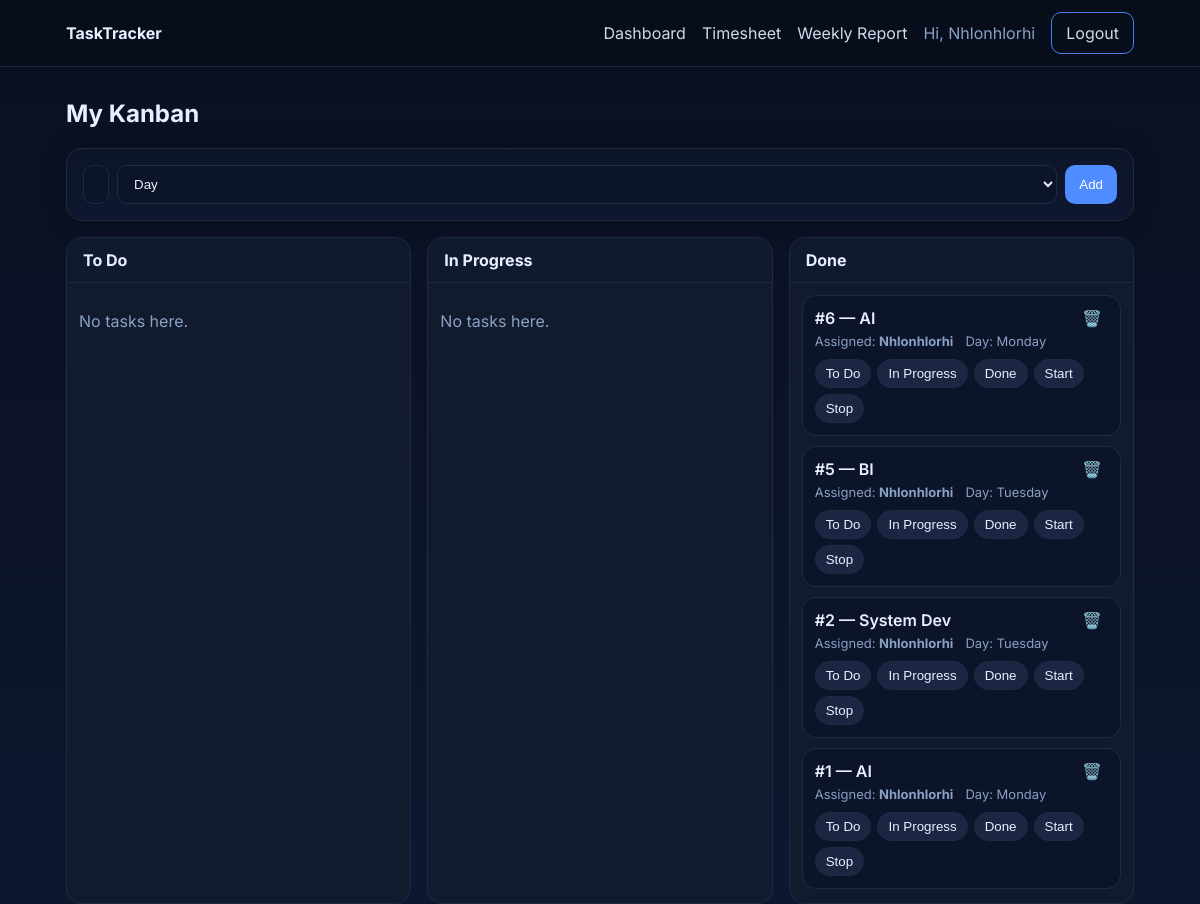
The app's page /dashboard (signed in) with its own data.
### tables this page shows
CREATE TABLE users(
        id INTEGER PRIMARY KEY AUTOINCREMENT,
        username TEXT UNIQUE NOT NULL,
        full_name TEXT,
        email TEXT UNIQUE,
        password_hash TEXT NOT NULL,
        created_at TEXT NOT NULL DEFAULT (DATETIME('now'))
    );

CREATE TABLE tasks(
        id INTEGER PRIMARY KEY AUTOINCREMENT,
        title TEXT NOT NULL,
        description TEXT,
        priority TEXT NOT NULL DEFAULT 'medium',
        estimated_duration REAL,
        day TEXT NOT NULL,
        status TEXT NOT NULL DEFAULT 'todo',
        user_id INTEGER NOT NULL,
        created_at TEXT NOT NULL DEFAULT (DATETIME('now')),
        updated_at TEXT NOT NULL DEFAULT (DATETIME('now')),
        FOREIGN KEY (user_id) REFERENCES users(id)
    );

### backend/app.py (the view)
@app.route("/dashboard")
def dashboard():
    user = current_user()
    if not user:
        return redirect(url_for("login"))
    conn = get_conn()
    users = conn.execute("SELECT id, username, full_name FROM users").fetchall()
    tasks = get_tasks(user["id"])
    start, end = week_bounds()
    entries = conn.execute("""
    SELECT te.*, t.title, u.full_name
      FROM time_entries te
      JOIN tasks t ON t.id = te.task_id
      JOIN users u ON u.id = te.user_id
     WHERE te.work_date BETWEEN ? AND ?
     ORDER BY te.work_date, te.start_time
    """, (start.strftime("%Y-%m-%d"), end.strftime("%Y-%m-%d"))).fetchall()
    days = [(start + timedelta(days=i)).strftime("%Y-%m-%d") for i in range(7)]
    day_names = [(start + timedelta(days=i)).strftime("%a<br>%d") for i in range(7)]
    timesheet_data = {}
    for user_row in users:
        uid = user_row["id"]
        full_name = user_row["full_name"] or ""
        initials = "".join([n[0] for n in full_name.split()][:2]).upper() if full_name else ""
        timesheet_data[uid] = {"full_name": full_name, "initials": initials, "days": {d: 0 for d in days}}
    for entry in entries:
        uid = entry["user_id"]
        wdate = entry["work_date"]
        hours = round((entry["duration_minutes"] or 0) / 60, 1)
        if uid in timesheet_data and wdate in timesheet_data[uid]["days"]:
            timesheet_data[uid]["days"][wdate] += hours
    conn.close()
    return render_template("dashboard.html",
                           username=user["username"],
                           users=users,
                           tasks=tasks,
                           timesheet_data=timesheet_data,
                           days=days,
                           day_names=day_names,
                           start=start,
                           end=end)

### backend/app.py (called while the page is built, shortened)
def get_conn():
    conn = sqlite3.connect(DB_PATH)
    conn.row_factory = sqlite3.Row
    return conn

def current_user():
    if "user_id" in session and "username" in session:
        return {"id": session["user_id"], "username": session["username"]}
    return None

def week_bounds(any_date=None):
    if any_date is None:
        any_date = date.today()
    monday = any_date - timedelta(days=any_date.weekday())
    sunday = monday + timedelta(days=6)
    return monday, sunday

def get_tasks(user_id=None):
    conn = get_conn()
    c = conn.cursor()
    if user_id:
        c.execute("""
        SELECT tasks.*, users.username, users.full_name
        FROM tasks
        JOIN users ON users.id = tasks.user_id
        WHERE tasks.user_id = ?
        ORDER BY CASE status
            WHEN 'todo' THEN 1
            WHEN 'inprogress' THEN 2
            WHEN 'done' THEN 3
        END, created_at DESC
        """, (user_id,))
    rows = c.fetchall()
    conn.close()
    return rows

### backend/templates/dashboard.html (shortened to what this page needs)
{% extends "base.html" %}
{% block content %}
<h2>My Kanban</h2>
<div class="card">
  <form class="row" method="POST" action="{{ url_for('task_add') }}">
    <input class="grow" type="text" name="title" placeholder="New task title..." required>
    <select name="day" required>
      <option value="" disabled selected>Day</option>
    </select>
    <button class="btn" type="submit">Add</button>
  </form>
</div>
<div class="kanban">
  {% for col in ["todo","inprogress","done"] %}
  <section class="col">
    <header class="col-head">
      {% if col=="todo" %}To Do{% elif col=="inprogress" %}In Progress{% else %}Done{% endif %}
    </header>
    <div class="col-body">
      {% for t in tasks if t.status==col %}
      <article class="task">
        <div class="task-top">
          <div class="task-title">#{{ t.id }} — {{ t.title }}</div>
          <form method="POST" action="{{ url_for('task_delete', task_id=t.id) }}" onsubmit="return confirm('Delete this task?')">
            <button class="icon-btn" title="Delete">🗑️</button>
          </form>
        </div>
        <div class="task-meta">
          <span>Assigned: <strong>{{ t.username }}</strong></span>
          <span>Day: {{ t.day }}</span>
        </div>
        <div class="task-actions">
          <form method="POST" action="{{ url_for('task_move', task_id=t.id, status='todo') }}"><button class="chip">To Do</button></form>
          <form method="POST" action="{{ url_for('task_move', task_id=t.id, status='inprogress') }}"><button class="chip">In Progress</button></form>
          <form method="POST" action="{{ url_for('task_move', task_id=t.id, status='done') }}"><button class="chip">Done</button></form>
          <form method="POST" action="{{ url_for('timer_start', task_id=t.id) }}"><button class="chip">Start</button></form>
          <form method="POST" action="{{ url_for('timer_stop', task_id=t.id) }}"><button class="chip">Stop</button></form>
        </div>
      </article>
      {% else %}
        <p class="muted">No tasks here.</p>
      {% endfor %}
    </div>
  </section>
  {% endfor %}
</div>
{% endblock %}

### backend/templates/base.html (shortened to what this page needs)
<!doctype html>
<html lang="en">
<head>
  <link rel="stylesheet" href="{{ url_for('static', filename='style.css') }}">
</head>
<body>
  <nav class="nav">
    <div class="nav-inner">
      <a class="brand" href="{{ url_for('dashboard') }}">TaskTracker</a>
      <div class="links">
        {% if session.user_id %}
          <a href="{{ url_for('dashboard') }}">Dashboard</a>
          <a href="{{ url_for('timesheet') }}">Timesheet</a>
          <a href="{{ url_for('weekly_report') }}">Weekly Report</a>
          <span class="hello">Hi, {{ session.username }}</span>
          <a class="btn btn-outline" href="{{ url_for('logout') }}">Logout</a>
        {% else %}
          <a href="{{ url_for('login') }}">Login</a>
          <a href="{{ url_for('signup') }}">Sign up</a>
        {% endif %}
      </div>
    </div>
  </nav>
  <main class="container">
    {% block content %}{% endblock %}
  </main>
</body>
</html>

### backend/static/style.css (style rules this page uses)
:root { --bg:#0b1220; --panel:#121b2d; --muted:#8aa0c5; --text:#e9efff; --primary:#4f8cff; --ok:#21c27a; --warn:#ffb54f; --danger:#ff5d6c; --chip:#1b2742; --border:#1f2a44; }
* { box-sizing:border-box }
html,body { height:100% }
body { margin:0; background:linear-gradient(180deg,#0a1020 0%, #0e1730 100%); color:var(--text); font-family:Inter,system-ui,-apple-system,Segoe UI,Roboto,Arial,sans-serif; }
.container { max-width:1100px;margin:32px auto;padding:0 16px }
.muted { color:var(--muted) }
.row { display:flex;gap:8px }
.grow { flex:1 }
.nav { border-bottom:1px solid var(--border); background:rgba(8,12,24,.6); backdrop-filter: blur(6px); position:sticky; top:0; z-index:10 }
.nav-inner { max-width:1100px;margin:0 auto;padding:12px 16px;display:flex;align-items:center;justify-content:space-between }
.brand { font-weight:700;color:var(--text);text-decoration:none }
.links { display:flex;gap:16px;align-items:center }
.links a { color:var(--text);text-decoration:none;opacity:.9 }
.hello { color:var(--muted) }
.btn { background:var(--primary);color:#fff;border:none;border-radius:10px;padding:10px 14px;cursor:pointer }
.btn-outline { background:transparent;border:1px solid var(--primary);color:var(--text) }
.icon-btn { background:transparent;border:none;cursor:pointer;font-size:16px }
.card { background:linear-gradient(180deg,#0d1528, #0e1730);border:1px solid var(--border); border-radius:16px; padding:16px; box-shadow:0 4px 24px rgba(0,0,0,.25); margin-bottom:16px }
input,select { width:100%;padding:10px 12px;border-radius:10px;border:1px solid var(--border);background:#0c1528;color:var(--text) }
.kanban { display:grid; grid-template-columns: repeat(3, 1fr); gap:16px }
.col { background:var(--panel); border:1px solid var(--border); border-radius:16px; overflow:hidden }
.col-head { padding:12px 16px; font-weight:700; background:#101a2e; border-bottom:1px solid var(--border) }
.col-body { padding:12px 12px 4px }
.task { border:1px solid var(--border);border-radius:14px;padding:12px;margin-bottom:10px;background:#0b1428 }
.task-top { display:flex;justify-content:space-between;align-items:center;gap:8px }
.task-title { font-weight:600 }
.task-meta { display:flex;gap:12px;color:var(--muted);font-size:13px;margin-top:4px }
.task-actions { display:flex;flex-wrap:wrap;gap:6px;margin-top:10px }
.chip { background:var(--chip);border:1px solid var(--border);color:var(--text);border-radius:100px;padding:6px 10px;cursor:pointer }

### records on screen
users: username "Nhlonhlorhi"
tasks: id "6", title "AI", username "Nhlonhlorhi", day "Monday"
tasks: id "5", title "BI", username "Nhlonhlorhi", day "Tuesday"
tasks: id "2", title "System Dev", username "Nhlonhlorhi", day "Tuesday"
tasks: id "1", title "AI", username "Nhlonhlorhi", day "Monday"
